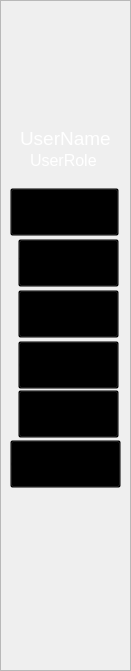
    <widget class="QFrame" name="fondo_menu">
     <property name="geometry">
      <rect>
       <x>9</x>
       <y>20</y>
       <width>131</width>
       <height>671</height>
      </rect>
     </property>
     <property name="styleSheet">
      <string notr="true">#fondo_menu{
	background-color: rgb(170, 255, 127);
	border-radius: 20px;
}

menu_icon{
	background-color: rgb(255, 255, 255);
}

QVBoxLayout{
	background-color: transparent;
}

QPushButton{
	background-color: transparent;
	text-align: left;
	color: black;
}

QLabel{
	background-color: transparent;
	color: white;
}</string>
     </property>
     <property name="frameShape">
      <enum>QFrame::StyledPanel</enum>
     </property>
     <property name="frameShadow">
      <enum>QFrame::Raised</enum>
     </property>
     <widget class="QLabel" name="icon_user">
      <property name="geometry">
       <rect>
        <x>30</x>
        <y>40</y>
        <width>71</width>
        <height>71</height>
       </rect>
      </property>
      <property name="styleSheet">
       <string notr="true">background-color: transparent;</string>
      </property>
      <property name="text">
       <string/>
      </property>
      <property name="pixmap">
       <pixmap>../src/icons/icon_user.png</pixmap>
      </property>
      <property name="scaledContents">
       <bool>true</bool>
      </property>
     </widget>
     <widget class="QLabel" name="icon_unimayor">
      <property name="geometry">
       <rect>
        <x>30</x>
        <y>500</y>
        <width>71</width>
        <height>71</height>
       </rect>
      </property>
      <property name="styleSheet">
       <string notr="true">background-color: transparent;</string>
      </property>
      <property name="text">
       <string/>
      </property>
      <property name="pixmap">
       <pixmap>../src/icons/logo_IUCMC.png</pixmap>
      </property>
      <property name="scaledContents">
       <bool>true</bool>
      </property>
     </widget>
     <widget class="QLabel" name="label_userName">
      <property name="geometry">
       <rect>
        <x>20</x>
        <y>130</y>
        <width>91</width>
        <height>16</height>
       </rect>
      </property>
      <property name="font">
       <font>
        <pointsize>14</pointsize>
       </font>
      </property>
      <property name="text">
       <string>UserName</string>
      </property>
     </widget>
     <widget class="QLabel" name="label_userRole">
      <property name="geometry">
       <rect>
        <x>30</x>
        <y>150</y>
        <width>71</width>
        <height>20</height>
       </rect>
      </property>
      <property name="font">
       <font>
        <pointsize>12</pointsize>
       </font>
      </property>
      <property name="text">
       <string>UserRole</string>
      </property>
     </widget>
     <widget class="QPushButton" name="button_menu_teoria">
      <property name="geometry">
       <rect>
        <x>18</x>
        <y>239</y>
        <width>101</width>
        <height>48</height>
       </rect>
      </property>
      <property name="font">
       <font>
        <family>Inter</family>
        <pointsize>10</pointsize>
       </font>
      </property>
      <property name="layoutDirection">
       <enum>Qt::LeftToRight</enum>
      </property>
      <property name="autoFillBackground">
       <bool>false</bool>
      </property>
      <property name="styleSheet">
       <string notr="true"/>
      </property>
      <property name="text">
       <string>Teoría</string>
      </property>
      <property name="icon">
       <iconset>
        <normaloff>../src/icons/icon_teoria.png</normaloff>../src/icons/icon_teoria.png</iconset>
      </property>
      <property name="iconSize">
       <size>
        <width>40</width>
        <height>40</height>
       </size>
      </property>
     </widget>
     <widget class="QPushButton" name="button_menu_quiz">
      <property name="geometry">
       <rect>
        <x>18</x>
        <y>341</y>
        <width>101</width>
        <height>48</height>
       </rect>
      </property>
      <property name="font">
       <font>
        <family>Inter</family>
        <pointsize>10</pointsize>
        <weight>50</weight>
        <bold>false</bold>
       </font>
      </property>
      <property name="layoutDirection">
       <enum>Qt::LeftToRight</enum>
      </property>
      <property name="autoFillBackground">
       <bool>false</bool>
      </property>
      <property name="styleSheet">
       <string notr="true"/>
      </property>
      <property name="text">
       <string>Quiz</string>
      </property>
      <property name="icon">
       <iconset>
        <normaloff>../src/icons/icon_quiz.png</normaloff>../src/icons/icon_quiz.png</iconset>
      </property>
      <property name="iconSize">
       <size>
        <width>40</width>
        <height>30</height>
       </size>
      </property>
     </widget>
     <widget class="QPushButton" name="button_menu_home">
      <property name="geometry">
       <rect>
        <x>10</x>
        <y>188</y>
        <width>109</width>
        <height>48</height>
       </rect>
      </property>
      <property name="font">
       <font>
        <family>Inter</family>
        <pointsize>10</pointsize>
       </font>
      </property>
      <property name="layoutDirection">
       <enum>Qt::LeftToRight</enum>
      </property>
      <property name="autoFillBackground">
       <bool>false</bool>
      </property>
      <property name="styleSheet">
       <string notr="true">background-color: transparent;</string>
      </property>
      <property name="text">
       <string>Home</string>
      </property>
      <property name="icon">
       <iconset>
        <normaloff>../src/icons/icon_home.png</normaloff>../src/icons/icon_home.png</iconset>
      </property>
      <property name="iconSize">
       <size>
        <width>40</width>
        <height>40</height>
       </size>
      </property>
     </widget>
     <widget class="QPushButton" name="button_menu_practicas">
      <property name="geometry">
       <rect>
        <x>18</x>
        <y>290</y>
        <width>101</width>
        <height>48</height>
       </rect>
      </property>
      <property name="font">
       <font>
        <family>Inter</family>
        <pointsize>10</pointsize>
       </font>
      </property>
      <property name="layoutDirection">
       <enum>Qt::LeftToRight</enum>
      </property>
      <property name="autoFillBackground">
       <bool>false</bool>
      </property>
      <property name="styleSheet">
       <string notr="true"/>
      </property>
      <property name="text">
       <string>Prácticas</string>
      </property>
      <property name="icon">
       <iconset>
        <normaloff>../src/icons/icon_practicas.png</normaloff>../src/icons/icon_practicas.png</iconset>
      </property>
      <property name="iconSize">
       <size>
        <width>40</width>
        <height>35</height>
       </size>
      </property>
     </widget>
     <widget class="QPushButton" name="button_menu_profesor">
      <property name="geometry">
       <rect>
        <x>18</x>
        <y>390</y>
        <width>101</width>
        <height>48</height>
       </rect>
      </property>
      <property name="font">
       <font>
        <family>Inter</family>
        <pointsize>10</pointsize>
        <weight>50</weight>
        <bold>false</bold>
       </font>
      </property>
      <property name="layoutDirection">
       <enum>Qt::LeftToRight</enum>
      </property>
      <property name="autoFillBackground">
       <bool>false</bool>
      </property>
      <property name="styleSheet">
       <string notr="true"/>
      </property>
      <property name="text">
       <string>Profesor</string>
      </property>
      <property name="icon">
       <iconset>
        <normaloff>../src/icons/icon_profesor.png</normaloff>../src/icons/icon_profesor.png</iconset>
      </property>
      <property name="iconSize">
       <size>
        <width>40</width>
        <height>30</height>
       </size>
      </property>
     </widget>
     <widget class="QPushButton" name="button_menu_cerrar_sesion">
      <property name="geometry">
       <rect>
        <x>10</x>
        <y>440</y>
        <width>111</width>
        <height>48</height>
       </rect>
      </property>
      <property name="font">
       <font>
        <family>Inter</family>
        <pointsize>10</pointsize>
        <weight>50</weight>
        <bold>false</bold>
       </font>
      </property>
      <property name="layoutDirection">
       <enum>Qt::LeftToRight</enum>
      </property>
      <property name="autoFillBackground">
       <bool>false</bool>
      </property>
      <property name="styleSheet">
       <string notr="true"/>
      </property>
      <property name="text">
       <string>Cerrar Sesión</string>
      </property>
      <property name="icon">
       <iconset>
        <normaloff>../src/icons/icon_profesor.png</normaloff>../src/icons/icon_profesor.png</iconset>
      </property>
      <property name="iconSize">
       <size>
        <width>40</width>
        <height>30</height>
       </size>
      </property>
     </widget>
    </widget>
